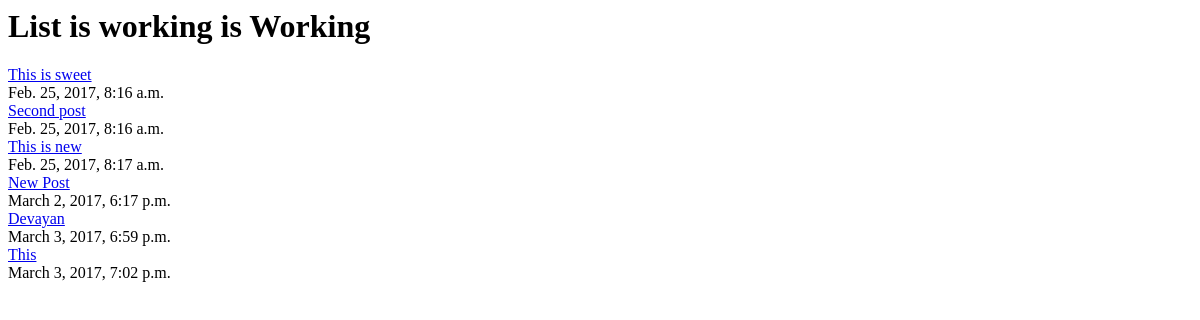
The app's page /posts/, older data.
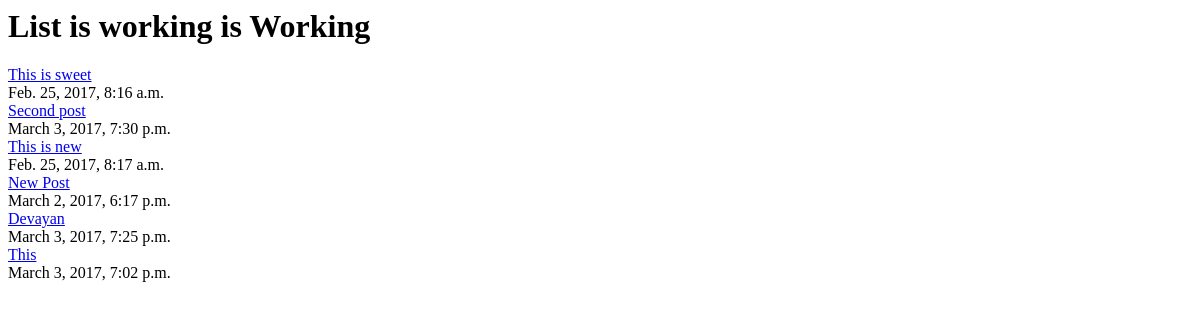
The same page, newer data.
### posts/models.py (models this page shows, shortened)
class Post(models.Model):
    title = models.CharField(max_length=120)
    content = models.TextField()
    updated = models.DateTimeField(auto_now=True, auto_now_add=False)
    timestamp = models.DateTimeField(auto_now=False, auto_now_add=True)
    def get_absolute_url(self):
        return reverse("details",kwargs={"id":self.id})

### posts/views.py (the view)
def posts_list(request):
    queryset = Post.objects.all()
    context_data={
        "object_list": queryset,
         "title": "List is working"
          }
    return render(request,"index.html",context_data)

### templates/index.html
<html>
<body>
    <h1>{{ title }} is Working</h1>
    {% for obj in object_list %}
    <a href='{{obj.get_absolute_url}}'>{{obj.title}}</a> <br/> {{obj.updated}} <br/> {% endfor %}
</body>
</html>

Row changes from the older to the newer data that the page shows:
changed Post "Second post": updated "Feb. 25, 2017, 8:16 a.m." → "March 3, 2017, 7:30 p.m."
changed Post "Devayan": updated "March 3, 2017, 6:59 p.m." → "March 3, 2017, 7:25 p.m."
